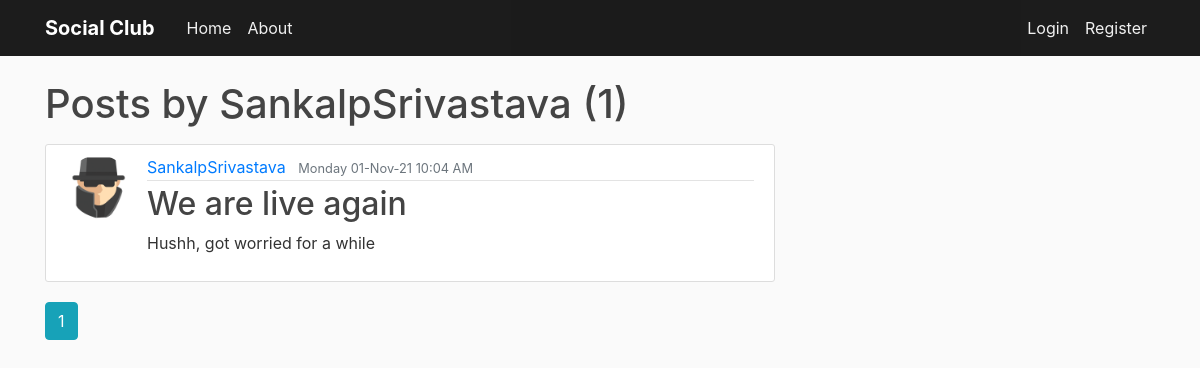
The app's page /user/SankalpSrivastava, older data.
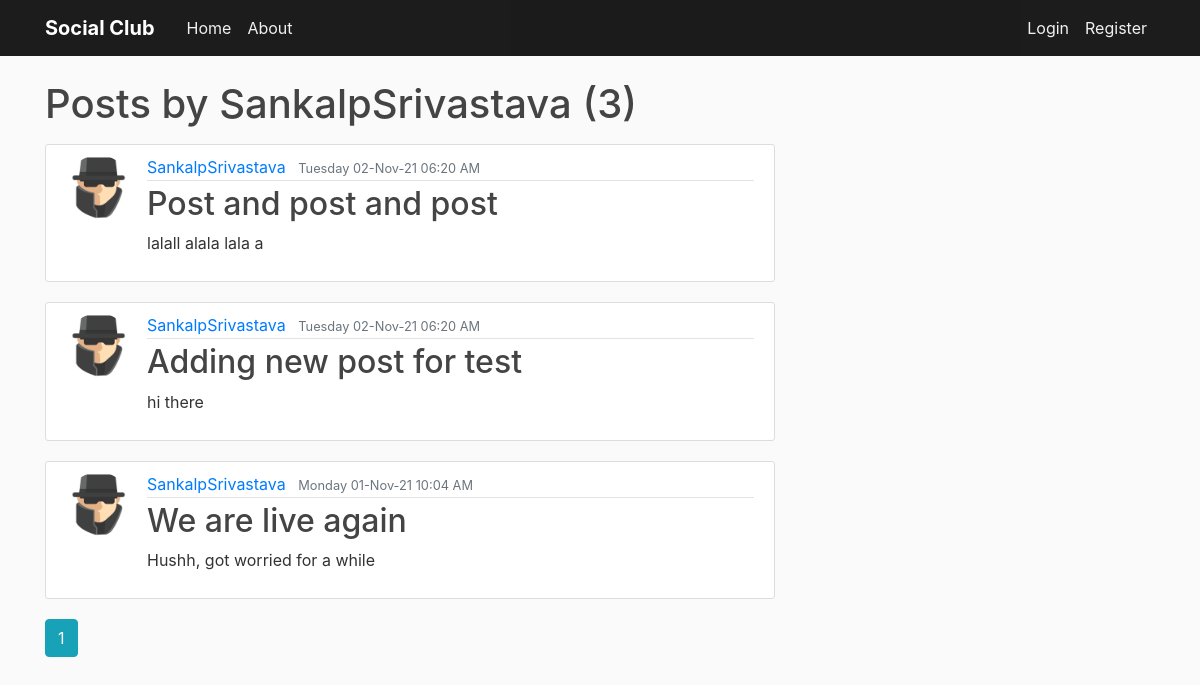
The same page, newer data.
### flaskblog/models.py (models this page shows, shortened)
class Post(db.Model):
    id = db.Column(db.Integer, primary_key=True)
    title = db.Column(db.String(100), nullable=False)
    date_posted = db.Column(db.DateTime, nullable=False,
                            default=datetime.utcnow)
    content = db.Column(db.Text, nullable=False)
    user_id = db.Column(db.Integer, db.ForeignKey('user.id'), nullable=False)
    post_edited = db.Column(db.Boolean,unique=False, default=False)

class User(db.Model,UserMixin):
    id = db.Column(db.Integer, primary_key=True)
    username = db.Column(db.String(20), unique=True, nullable=False)
    email = db.Column(db.String(120), unique=True, nullable=False)
    image_file = db.Column(db.String(20), nullable=False,
                           default='default.jpg')
    password = db.Column(db.String(60), nullable=False)
    date_of_join = db.Column(db.DateTime,default=datetime.utcnow())
    posts = db.relationship('Post', backref='author', lazy=True)

### flaskblog/users/routes.py (the view)
@users.route("/user/<string:username>")
def user_posts(username):
    page = request.args.get('page',1,type=int)
    user =User.query.filter_by(username=username).first_or_404()
    posts = Post.query.filter_by(author=user).order_by(Post.date_posted.desc())\
        .paginate(page = page ,per_page=5)
    return render_template('user_post.html', posts=posts,timezone=timezone,user=user)

### flaskblog/templates/user_post.html
{% extends "layout.html" %}
{% block content %}
<h1 class="mb-3">Posts by {{user.username}} ({{posts.total}})</h1>
{% for post in posts.items%}
<article class="media content-section">
    <image class ="rounded-circle article-img" src ="{{url_for('static',filename='profile_pics/'+post.author.image_file)}}"></image>
    <div class="media-body">
        <div class="article-metadata">
            <a class="mr-2" href="{{url_for('users.user_posts',username=post.author.username)}}">{{ post.author.username }}</a>
            <small class="text-muted">{{ post.date_posted.replace(tzinfo=timezone.utc).astimezone(tz=None).strftime('%A %d-%b-%y %I:%M %p') }}</small>
        </div>
        <h2><a class="article-title" href="{{url_for('posts.post',post_id=post.id)}}">{{ post.title }}</a></h2>
        <p class="article-content">{{ post.content }}</p>
    </div>
</article>
{% endfor %}
{% for page_num in posts.iter_pages(left_edge=1, right_edge=1, left_current=1, right_current=2) %}
  {% if page_num %}
    {% if posts.page == page_num %}
      <a class="btn btn-info mb-4" href="{{ url_for('users.user_posts',username=user.username, page=page_num) }}">{{ page_num }}</a>
    {% else %}
      <a class="btn btn-outline-info mb-4" href="{{ url_for('users.user_posts',username=user.username, page=page_num) }}">{{ page_num }}</a>
    {% endif %}
  {% else %}
    ...
  {% endif %}
{% endfor %}
{% endblock content %}

Row changes from the older to the newer data that the page shows:
added Post: image_file (placeholder picture), author.username "SankalpSrivastava", date_posted.replace "Tuesday 02-Nov-21 06:20 AM", title "Post and post and post", content "lalall alala lala a"
added Post: image_file (placeholder picture), author.username "SankalpSrivastava", date_posted.replace "Tuesday 02-Nov-21 06:20 AM", title "Adding new post for test", content "hi there"
Text that changed along with them:
{{ posts.total }}: "1" → "3"
